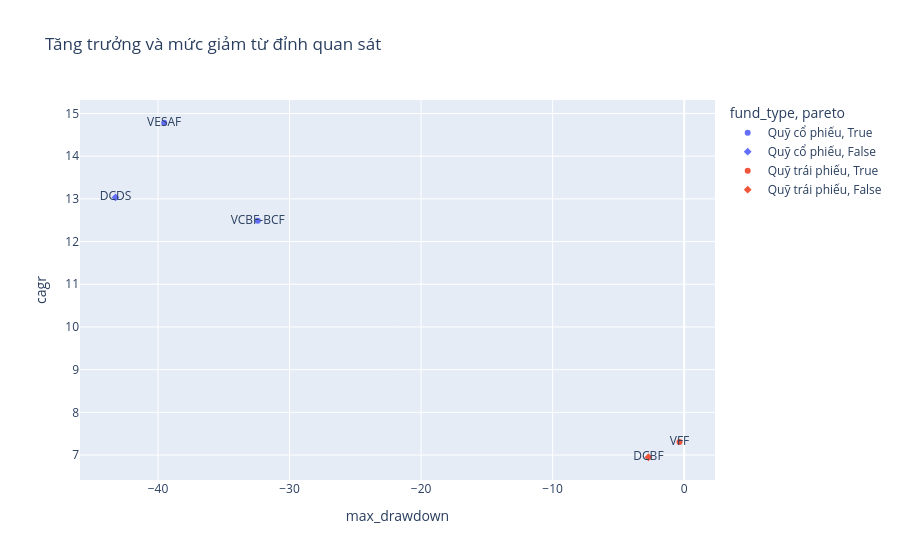

Here is the notebook cell this chart was saved with:
### Markdown cell above
## 6. Data Mining: xếp hạng và phát hiện đánh đổi tăng trưởng–sụt giảm
Em khai phá quy luật theo nhóm quỹ và dùng **biên Pareto**: một quỹ bị trội nếu có quỹ khác vừa CAGR cao hơn hoặc bằng, vừa sụt giảm tối đa ít nghiêm trọng hơn hoặc bằng, với ít nhất một tiêu chí tốt hơn. Đây là cách sàng lọc mô tả trên mẫu hiện có, không phải khuyến nghị mua quỹ.

Các ngày NAV mâu thuẫn đã cách ly có thể ảnh hưởng biến động. Kết quả drawdown chỉ đo trên các quan sát còn lại, không khẳng định đã ghi nhận mọi đáy thị trường.

### Code cell
mining = summary.merge(clean['fund_info'][['symbol', 'fund_type']], on='symbol')
mining['pareto'] = [not (((mining.cagr >= row.cagr) &
                          (mining.max_drawdown >= row.max_drawdown) &
                          ((mining.cagr > row.cagr) | (mining.max_drawdown > row.max_drawdown))).any())
                    for row in mining.itertuples()]
display(mining[['symbol', 'fund_type', 'total_return', 'cagr', 'max_drawdown', 'pareto']].round(2))
px.scatter(mining, x='max_drawdown', y='cagr', color='fund_type', text='symbol',
           symbol='pareto', title='Tăng trưởng và mức giảm từ đỉnh quan sát').show()
leader = mining.iloc[0]
print(f'Quỹ dẫn đầu tổng lợi nhuận trong dữ liệu: {leader.symbol}, {leader.total_return:.2f}%.')
print('Các quỹ trên biên Pareto:', ', '.join(mining.loc[mining.pareto, 'symbol']))

### Figure 1 — Plotly figure (JSON) as saved in the notebook; plotly's stock layout.template omitted (floating-point values rounded to 4 significant figures)
{"data": [{"hovertemplate": "fund_type=Quỹ cổ phiếu<br>pareto=True<br>max_drawdown=%{x}<br>cagr=%{y}<br>symbol=%{text}<extra></extra>", "legendgroup": "Quỹ cổ phiếu, True", "marker": {"color": "#636efa", "symbol": "circle"}, "mode": "markers+text", "name": "Quỹ cổ phiếu, True", "orientation": "v", "showlegend": true, "text": ["VESAF", "VCBF-BCF"], "type": "scatter", "x": [-39.53, -32.42], "xaxis": "x", "y": [14.78, 12.49], "yaxis": "y"}, {"hovertemplate": "fund_type=Quỹ cổ phiếu<br>pareto=False<br>max_drawdown=%{x}<br>cagr=%{y}<br>symbol=%{text}<extra></extra>", "legendgroup": "Quỹ cổ phiếu, False", "marker": {"color": "#636efa", "symbol": "diamond"}, "mode": "markers+text", "name": "Quỹ cổ phiếu, False", "orientation": "v", "showlegend": true, "text": ["DCDS"], "type": "scatter", "x": [-43.23], "xaxis": "x", "y": [13.04], "yaxis": "y"}, {"hovertemplate": "fund_type=Quỹ trái phiếu<br>pareto=True<br>max_drawdown=%{x}<br>cagr=%{y}<br>symbol=%{text}<extra></extra>", "legendgroup": "Quỹ trái phiếu, True", "marker": {"color": "#EF553B", "symbol": "circle"}, "mode": "markers+text", "name": "Quỹ trái phiếu, True", "orientation": "v", "showlegend": true, "text": ["VFF"], "type": "scatter", "x": [-0.3587], "xaxis": "x", "y": [7.306], "yaxis": "y"}, {"hovertemplate": "fund_type=Quỹ trái phiếu<br>pareto=False<br>max_drawdown=%{x}<br>cagr=%{y}<br>symbol=%{text}<extra></extra>", "legendgroup": "Quỹ trái phiếu, False", "marker": {"color": "#EF553B", "symbol": "diamond"}, "mode": "markers+text", "name": "Quỹ trái phiếu, False", "orientation": "v", "showlegend": true, "text": ["DCBF"], "type": "scatter", "x": [-2.72], "xaxis": "x", "y": [6.948], "yaxis": "y"}], "layout": {"legend": {"title": {"text": "fund_type, pareto"}, "tracegroupgap": 0}, "title": {"text": "Tăng trưởng và mức giảm từ đỉnh quan sát"}, "xaxis": {"anchor": "y", "domain": [0.0, 1.0], "title": {"text": "max_drawdown"}}, "yaxis": {"anchor": "x", "domain": [0.0, 1.0], "title": {"text": "cagr"}}}}
